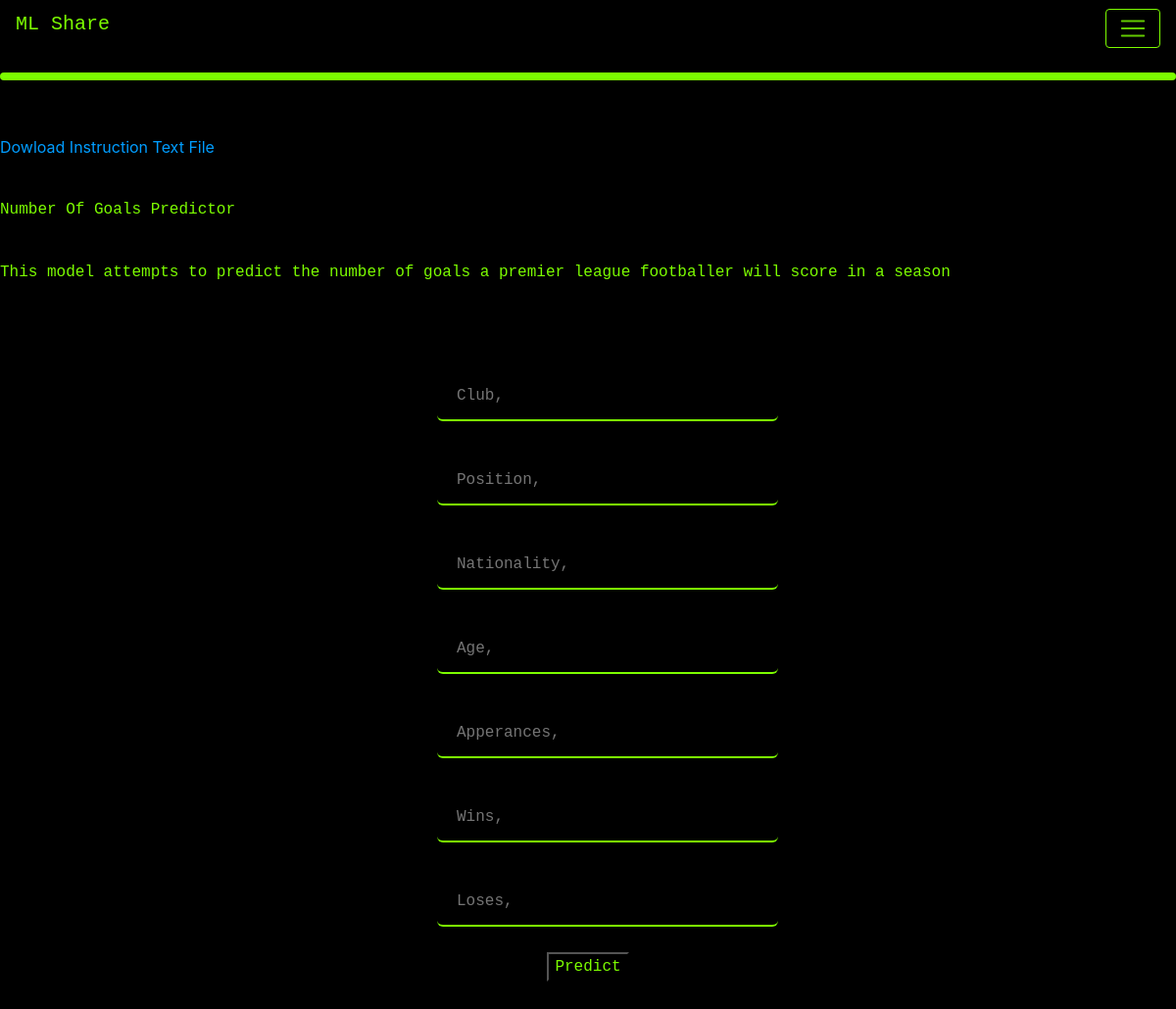
Page /Number Of Goals Predictor on the committed database.
### app.py (models this page shows, shortened)
class models(db.Model):
    _id = db.Column("id", db.Integer, primary_key=True)
    filename = db.Column(db.String(50))
    filedescription = db.Column(db.String(200))
    data = db.Column(db.LargeBinary)
    instructions = db.Column(db.LargeBinary)
    isround = db.Column(db.String(50))
    dictionary = db.Column(db.LargeBinary)
    parameterorder = db.Column(db.String(50))
    numberofparameters = db.Column(db.Integer())

### app.py (the view, shortened to what this page needs)
@app.route("/<name>", methods=["POST", "GET"])
def view_model(name):
    mymodel = models.query.filter_by(filename=name).first()
    text_data = list(BytesIO(mymodel.dictionary).readlines())
    new_lines = []
    for i in range(0, len(text_data)):
        text_data[i] = text_data[i].strip().decode("utf-8")
        new_lines.append(text_data[i].split(":"))
    just_names = []
    for i in new_lines:
        just_names.append(i[0])
    print(f"just names: {just_names}")
    my_dict = {}
    for n in new_lines:
        my_dict[f"{n[0].lower()},{n[2]}"] = int(n[1])
    print(my_dict)
    return render_template("viewmodel.html", model=mymodel, parameters=mymodel.parameterorder.split(","), l=mymodel.numberofparameters)

### templates/viewmodel.html (shortened to what this page needs)
{% extends "base.html" %}
{% block content %}
<head>
    <link rel="stylesheet" href="/static/styles/style.css"/>
    </head>
<p>&ensp;</p>
<a href = {{ url_for('download_instruct' ,instructname=model.filename) }}>Dowload Instruction Text File</a>
<p>&ensp;</p>
    <h8>{{model.filename}}</h8>
    <p>&ensp;</p>
    <h8>{{model.filedescription}}</h8>
    <p>&ensp;</p>
    <p>&ensp;</p>
    <form action="#" method="post", style="text-align: center;">
        <ol>
            {% for i in range(0, l) %}
                <p><input type="text", name={{i}}, placeholder={{parameters[i]}}, size="150", required/></p>
            {% endfor %}
        </ol>
        <p><input type="submit" value="Predict"/></p>
    </form>
    <p>&ensp;</p>
{% endblock %}

### static/styles/style.css (style rules this page uses)
input[type=text] { width: 30%; border: none; padding: 12px 20px; border-bottom: 2px solid lawngreen; margin: 10px 0; border-radius: 6px; box-sizing: border-box; background-color: black; transition: width 0.5s ease-in-out; color: grey; }
input[type=submit] { background-color: black; color: lawngreen; }
p { color: grey; font-family: "Lucida Console", "Courier New", "monospace"; }
h8 { color: lawngreen; font-family: "Lucida Console", "Courier New", "monospace"; width: 40%; }
a { color: rgb(0, 157, 255); }

### rows in the picture
models: filename "Number Of Goals Predictor", filedescription "This model attempts to predict the number of goals a premier league footballer will score in a season"
